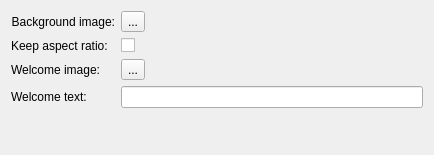
<?xml version="1.0" encoding="UTF-8"?>
<ui version="4.0">
 <class>widget</class>
 <widget class="QWidget" name="widget">
  <property name="geometry">
   <rect>
    <x>0</x>
    <y>0</y>
    <width>434</width>
    <height>155</height>
   </rect>
  </property>
  <layout class="QFormLayout" name="formLayout">
   <item row="0" column="0">
    <widget class="QLabel" name="label">
     <property name="text">
      <string>Background image:</string>
     </property>
     <property name="alignment">
      <set>Qt::AlignRight|Qt::AlignTrailing|Qt::AlignVCenter</set>
     </property>
    </widget>
   </item>
   <item row="0" column="1">
    <widget class="SelectImageButton" name="kcfg_Background">
     <property name="text">
      <string>...</string>
     </property>
    </widget>
   </item>
   <item row="1" column="0">
    <widget class="QLabel" name="label_4">
     <property name="text">
      <string>Keep aspect ratio:</string>
     </property>
    </widget>
   </item>
   <item row="1" column="1">
    <widget class="QCheckBox" name="kcfg_BackgroundKeepAspectRatio">
     <property name="text">
      <string/>
     </property>
    </widget>
   </item>
   <item row="2" column="0">
    <widget class="QLabel" name="label_2">
     <property name="text">
      <string>Welcome image:</string>
     </property>
    </widget>
   </item>
   <item row="2" column="1">
    <widget class="SelectImageButton" name="kcfg_Logo">
     <property name="text">
      <string>...</string>
     </property>
    </widget>
   </item>
   <item row="3" column="0">
    <widget class="QLabel" name="label_3">
     <property name="text">
      <string>Welcome text:</string>
     </property>
    </widget>
   </item>
   <item row="3" column="1">
    <widget class="QLineEdit" name="kcfg_GreetMessage"/>
   </item>
  </layout>
 </widget>
 <customwidgets>
  <customwidget>
   <class>SelectImageButton</class>
   <extends>QToolButton</extends>
   <header>selectimagebutton.h</header>
  </customwidget>
 </customwidgets>
 <resources/>
 <connections/>
</ui>
